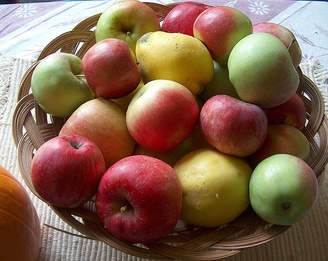
%> input picture appleImages/Apples_by_kightp_Pat_Knight_flickr.jpg, 328 x 261 px, shrunk from 500 x 397 before the run
$ octave --eval "result = LoadApplesScript;"   (GNU Octave 9; MATLAB toolbox functions it lacks are replaced by stand-ins)
%> lines starting %> are read from the running program, lines starting %| are printed output that depends on the picture; in (x1, y1, x2, y2) boxes, pixels count from 0 and x2, y2 are one past the last pixel; in counts of white or black regions, pixels touching at a corner belong together; the program's own positions count from 1
function [curI, curImask, Iapples, IapplesMasks] = LoadApplesScript
% LoadApplesScript.m
% This optional script may help you get started with loading of photos and masks.

if( ~exist('apples', 'dir') || ~exist('testApples', 'dir') )
    display('Please change current directory to the parent folder of both apples/ and testApples/');
end

% Initialize image data
Iapples = cell(3,1);
Iapples{1} = 'apples/Apples_by_kightp_Pat_Knight_flickr.jpg';
Iapples{2} = 'apples/ApplesAndPears_by_srqpix_ClydeRobinson.jpg';
Iapples{3} = 'apples/bobbing-for-apples.jpg';
Iapples{4} = 'testApples/Bbr98ad4z0A-ctgXo3gdwu8-original.jpg';
Iapples{5} = 'testApples/Apples_by_MSR_MikeRyan_flickr.jpg';
Iapples{6} = 'testApples/audioworm-QKUJj2wmxuI-original.jpg';
Iapples{7} = 'testApples/apple-1589874_640.jpg';
Iapples{8} = 'testApples/fruit-1213041_640.jpg';

% Initialize masks data
IapplesMasks = cell(3,1);
IapplesMasks{1} = 'apples/Apples_by_kightp_Pat_Knight_flickr.png';
IapplesMasks{2} = 'apples/ApplesAndPears_by_srqpix_ClydeRobinson.png';
IapplesMasks{3} = 'apples/bobbing-for-apples.png';
IapplesMasks{4} = 'testApples/Bbr98ad4z0A-ctgXo3gdwu8-original.png';
IapplesMasks{5} = 'testApples/apple-1589874_640_mask.png';
IapplesMasks{6} = 'testApples/fruit-1213041_640_mask.png';

% Loop index
iImage = 1;
curI = double(imread(  Iapples{iImage}   )) / 255;
% curI is now a double-precision 3D matrix of size (width x height x 3).
% Each of the 3 color channels is now in the range [0.0, 1.0].
imagesc(curI)


curImask = imread(  IapplesMasks{iImage}   );
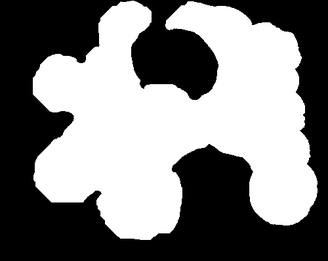
%> input picture appleImages/Apples_by_kightp_Pat_Knight_flickr.png, 328 x 261 px, shrunk from 500 x 397 before the run
%> curImask is the input picture: size 261x328x3 uint8; min 0, max 255, mean 125.6
% Transform to 1-channel and binary:
% Picked green-channel
curImask = curImask(:,:,2) > 128;
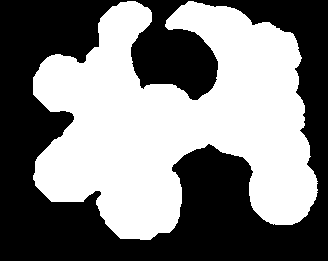
%> curImask: size 261x328 logical; 49.2% white; 1 white region, box (x1, y1, x2, y2) and area: (33, 1, 318, 240) 42149
